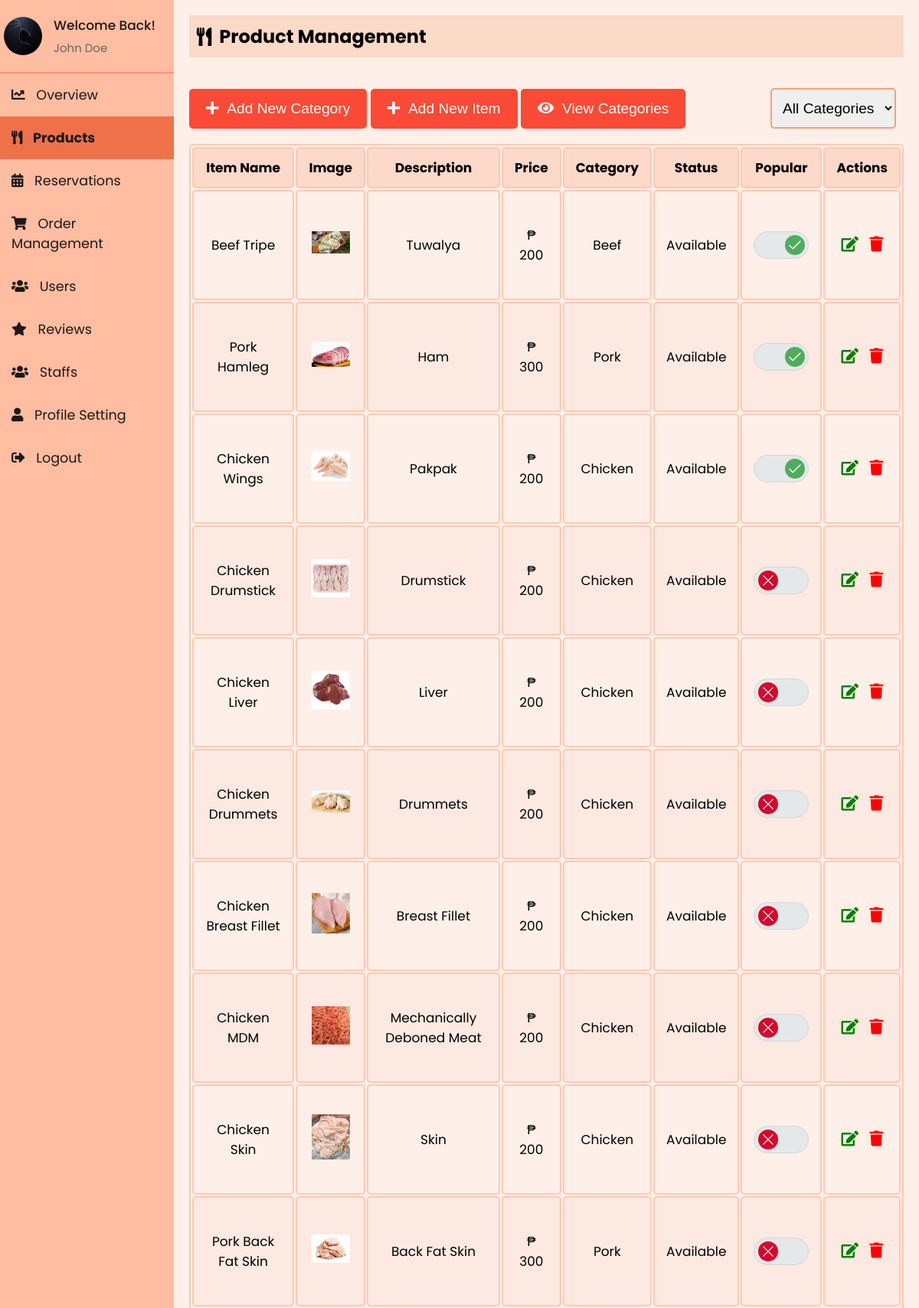
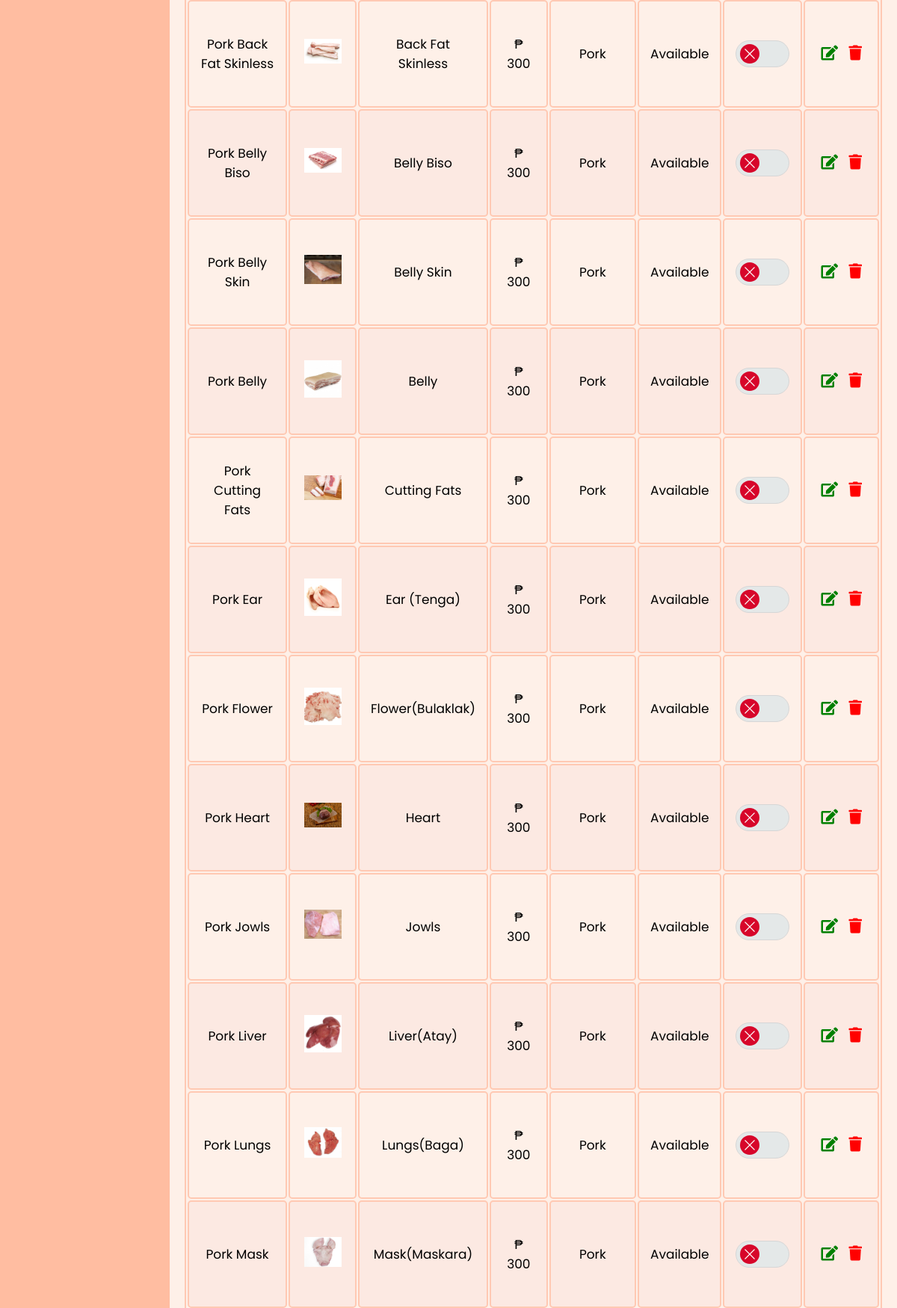
Page /admin/admin_menu.php (signed in, upper part) on the committed database (2 pictures, top to bottom).
### tables this page shows
CREATE TABLE `staff` (
  `id` int(11) NOT NULL,
  `firstName` varchar(50) NOT NULL,
  `lastName` varchar(50) NOT NULL,
  `email` varchar(100) NOT NULL,
  `contact` varchar(15) DEFAULT NULL,
  `role` enum('superadmin','admin','delivery boy','waiter') NOT NULL,
  `password` varchar(255) NOT NULL,
  `createdAt` timestamp NOT NULL DEFAULT current_timestamp(),
  `updatedAt` timestamp NOT NULL DEFAULT current_timestamp() ON UPDATE current_timestamp(),
  `profile_image` varchar(255) NOT NULL DEFAULT 'default.jpg'
);

CREATE TABLE `menuitem` (
  `itemId` int(11) NOT NULL,
  `itemName` varchar(255) NOT NULL,
  `catName` varchar(255) NOT NULL,
  `price` varchar(255) NOT NULL,
  `status` enum('Available','Unavailable','','') NOT NULL DEFAULT 'Available',
  `description` varchar(255) NOT NULL,
  `image` varchar(255) NOT NULL,
  `dateCreated` timestamp NOT NULL DEFAULT current_timestamp(),
  `updatedDate` datetime NOT NULL,
  `is_popular` tinyint(1) DEFAULT 0
);

### admin/sidebar.php (called while the page is built, shortened)
<?php
include 'db_connection.php';
$admin_email = isset($_SESSION['email']) ? $_SESSION['email'] : '';
function getAdminInfo($email)
{
  global $conn;
  $stmt = $conn->prepare("SELECT firstName, lastName, email, profile_image FROM staff WHERE email = ?");
  $stmt->bind_param("s", $email);
  $stmt->execute();
  $stmt->bind_result($firstName, $lastName, $email,  $profile_image);
  return [
    'firstName' => $firstName ?: '',
    'lastName' => $lastName ?: '',
    'email' => $email ?: '',
    'profile_image' => $profile_image ?: 'default.jpg'
  ];
}
$admin_info = getAdminInfo($admin_email);
?>

### admin/admin_menu.php (the view, shortened to what this page needs)
<?php
include 'db_connection.php';
?>
<?php
include 'sidebar.php';
?>
<!DOCTYPE html>
<html lang="en">
<head>
    <link rel="stylesheet" href="https://cdnjs.cloudflare.com/ajax/libs/font-awesome/5.15.3/css/all.min.css">
    <link rel="stylesheet" href="sidebar.css">
    <link rel="stylesheet" href="admin_menu.css">
</head>
<body>
    <div class="sidebar">
        <div class="profile-section">
            <img src="../uploads/<?php echo htmlspecialchars($admin_info['profile_image']); ?>" alt="Profile Picture">
            <div class="info">
                <h3>Welcome Back!</h3>
                <p><?php echo htmlspecialchars($admin_info['firstName']) . ' ' . htmlspecialchars($admin_info['lastName']); ?></p>
            </div>
        </div>
        <ul>
            <li><a href="index.php"><i class="fas fa-chart-line"></i> Overview</a></li>
            <li><a href="admin_menu.php" class="active"><i class="fas fa-utensils"></i> Products</a></li>
            <li><a href="reservations.php"><i class="fas fa-calendar-alt"></i> Reservations</a></li>
            <li><a href="admin_orders.php"><i class="fas fa-shopping-cart"></i> Order Management</a></li>
            <li><a href="users.php"><i class="fas fa-users"></i> Users</a></li>
            <li><a href="reviews.php"><i class="fas fa-star"></i> Reviews</a></li>
            <li><a href="staffs.php"><i class="fas fa-users"></i> Staffs</a></li>
            <li><a href="profile.php"><i class="fas fa-user"></i> Profile Setting</a></li>
            <li><a href="logout.php"><i class="fas fa-sign-out-alt"></i> Logout</a></li>
        </ul>
    </div>
    <div class="content">
        <div class="header">
            <h2><i class="fas fa-utensils"></i> Product Management</h2>
        </div>
        <div class="modal-row">
            <div>
                <button onclick="openModal()"><i class="fas fa-plus"></i> &nbsp;Add New Category</button>
                <button onclick="openItemModal()"> <i class="fas fa-plus"></i> &nbsp;Add New Item</button>
                <button onclick="openViewCategoryModal()"> <i class="fas fa-eye"></i> &nbsp;View Categories</button>
            </div>
            <div class="search-bar ">
                <select id="categoryFilter" onchange="filterCategories()">
                    <option value="">All Categories</option>
                </select>
            </div>
        </div>
        <table id="menuTable">
            <thead>
                <tr>
                    <th>Item Name</th>
                    <th>Image</th>
                    <th>Description</th>
                    <th>Price</th>
                    <th>Category</th>
                    <th>Status</th>
                    <th>Popular</th>
                    <th>Actions</th>
                </tr>
            </thead>
            <tbody>
                <?php
                include 'db_connection.php';
                $sql = "SELECT * FROM menuitem";
                $result = mysqli_query($conn, $sql);
                if (mysqli_num_rows($result) > 0) {
                    while ($row = mysqli_fetch_assoc($result)) {
                        $isPopularChecked = $row['is_popular'] ? 'checked' : '';
                        echo "<tr data-category='{$row['catName']}'>
                <td>{$row['itemName']}</td>
                <td><img src='../uploads/{$row['image']}' alt='{$row['itemName']}' width='50'></td>
                <td>{$row['description']}</td>
                <td>₱ {$row['price']}</td>
                <td>{$row['catName']}</td>
                <td>{$row['status']}</td>
                <td>
                    <div class='toggler'>
                        <input id='toggler-{$row['itemId']}' name='toggler-{$row['itemId']}' type='checkbox' value='1' $isPopularChecked onchange='togglePopular({$row['itemId']}, this)'>
                        <label for='toggler-{$row['itemId']}'>
                            <svg class='toggler-on' version='1.1' xmlns='http://www.w3.org/2000/svg' viewBox='0 0 130.2 130.2'>
                                <polyline class='path check' points='100.2,40.2 51.5,88.8 29.8,67.5'></polyline>
                            </svg>
                            <svg class='toggler-off' version='1.1' xmlns='http://www.w3.org/2000/svg' viewBox='0 0 130.2 130.2'>
                                <line class='path line' x1='34.4' y1='34.4' x2='95.8' y2='95.8'></line>
                                <line class='path line' x1='95.8' y1='34.4' x2='34.4' y2='95.8'></line>
                            </svg>
                        </label>
                    </div>
                </td>
                <td>
                    <button id='editbtn' onclick='openEditItemModal(this)' data-itemid='{$row['itemId']}' data-itemname='{$row['itemName']}' data-description='{$row['description']}' data-price='{$row['price']}' data-image='{$row['image']}' data-category='{$row['catName']}' data-status='{$row['status']}'><i class='fas fa-edit'></i></button>
                    <button id='deletebtn'  onclick=\"deleteItem('" . $row["itemId"] . "')\"><i class='fas fa-trash'></i></button>
                </td>
              </tr>";
                    }
                } else {
                    echo "<tr><td colspan='8' style='text-align: center;'>No menu items found</td></tr>";
                }
                ?>
            </tbody>
        </table>
    </div>
</body>
</html>

### admin/sidebar.css (style rules this page uses)
* { margin: 0; padding: 0; box-sizing: border-box; }
body { background: #fef0e8; font-family: "Poppins", sans-serif; display: flex; flex-direction: row; margin: 0; }
.sidebar { width: 250px; background-color: #ffbda1; color: #1d1818; overflow: auto; position: relative; min-height: 100vh; font-size: 1.1rem }
.sidebar ul li a { display: block; padding: 15px; text-decoration: none; color: #1d1818; transition: background-color 0.3s; }
.sidebar ul li a.active { background-color:#ee7149; font-weight: bold; }
.sidebar ul li a i { margin-right: 10px; }
.sidebar ul { list-style-type: none; padding: 0; }
.content { flex: 1; padding: 20px; }
.header { padding: 10px; background-color: #fbdac7; margin-bottom: 20px; display: flex; align-items: center; }
.header h2 { display: flex; align-items: center; }
.header h2 i { margin-right: 10px; }
.profile-section { padding: 20px 5px 20px 5px; display: flex; align-items: center; border-bottom: 2px solid rgba(253, 108, 77, 0.5); }
.profile-section img { width: 50px; height: 50px; border-radius: 50%; margin-right: 15px; }
.profile-section .info { flex-grow: 1; }
.profile-section .info h3 { margin: 0; font-size: 17px; font-weight: 500; }
.profile-section .info p { margin: 5px 0 0; font-size: 15px; color: #666; }
.sidebar ul li a.active { font-weight: bold; }

### admin/admin_menu.css (style rules this page uses)
* { margin: 0; padding: 0; }
body { background: #fef0e8; font-family: "Poppins", sans-serif; margin: 0; }
.content { flex: 1; padding: 20px; margin-bottom: 40px; }
table { width: 100%; border: 2px solid #ffc9b3; font-size: 17px; text-align: center; cursor: pointer; border-radius: 5px; }
table th, table td { padding: 12px 15px; border: 2px solid #ffc9b3; border-radius: 5px; }
table th { background-color: #fdd9c9; }
table tr:nth-of-type(even) { background-color: #fce9e2; }
.header { padding: 10px; background-color: #fbdac7; margin-bottom: 20px; display: flex; align-items: center; }
.modal-row { margin: 40px 0 20px 0; display: flex; align-items: center; justify-content: space-between; }
#editbtn, #deletebtn { font-size: 20px; background: none; border: none; padding: 0 0 0 0; outline: none; cursor: pointer; padding: 0 5px 0 5px; }
#editbtn { color: green; }
#deletebtn { color: red; }
.search-bar select, .search-bar button { padding: 13px 10px; margin-right: 10px; font-size: 1.2rem; border-radius: 5px; border: 2px solid #f4a178; cursor: pointer; outline: none; }
button { background-color: #fb4a36; color: white; border: 2px solid #fb4a36; padding: 13px 20px; cursor: pointer; border-radius: 5px; transition: all 0.3s ease; font-size: 1.2rem; }
.toggler { width: 72px; margin: 40px auto; }
.toggler label { display: block; position: relative; width: 72px; height: 36px; border: 1px solid #d6d6d6; border-radius: 36px; background: #e4e8e8; cursor: pointer; }
.toggler label::after { display: block; border-radius: 100%; background-color: #d7062a; content: ''; animation-name: toggler-size; animation-duration: 0.15s; animation-timing-function: ease-out; animation-direction: forwards; animation-iteration-count: 1; animation-play-state: running; }
.toggler label::after, .toggler label .toggler-on, .toggler label .toggler-off { position: absolute; top: 50%; left: 25%; width: 26px; height: 26px; transform: translateY(-50%) translateX(-50%); transition: left 0.15s ease-in-out, background-color 0.2s ease-out, width 0.15s ease-in-out, height 0.15s ease-in-out, opacity 0.15s ease-in-out; }
.toggler input:checked+label::after, .toggler input:checked+label .toggler-on, .toggler input:checked+label .toggler-off { left: 75%; }
.toggler input:checked+label::after { background-color: #50ac5d; animation-name: toggler-size2; }
.toggler .toggler-on, .toggler .toggler-off { opacity: 1; z-index: 2; }

### rows in the picture
staff: profile_image (picture), firstName "John", lastName "Doe"
menuitem: itemName "Beef Tripe", image+itemName (picture), description "Tuwalya", price "200", catName "Beef", status "Available"
menuitem: itemName "Pork Hamleg", image (picture), description "Ham", price "300", catName "Pork", status "Available"
menuitem: itemName "Chicken Wings", image+itemName (picture), description "Pakpak", price "200", catName "Chicken", status "Available"
menuitem: itemName "Chicken Drumstick", image+itemName (picture), description "Drumstick", price "200", catName "Chicken", status "Available"
menuitem: itemName "Chicken Liver", image+itemName (picture), description "Liver", price "200", catName "Chicken", status "Available"
menuitem: itemName "Chicken Drummets", image (picture), description "Drummets", price "200", catName "Chicken", status "Available"
menuitem: itemName "Chicken Breast Fillet", image+itemName (picture), description "Breast Fillet", price "200", catName "Chicken", status "Available"
menuitem: itemName "Chicken MDM", image (picture), description "Mechanically Deboned Meat", price "200", catName "Chicken", status "Available"
menuitem: itemName "Chicken Skin", image+itemName (picture), description "Skin", price "200", catName "Chicken", status "Available"
menuitem: itemName "Pork Back Fat Skin", image (picture), description "Back Fat Skin", price "300", catName "Pork", status "Available"
menuitem: itemName "Pork Back Fat Skinless", image (picture), description "Back Fat Skinless", price "300", catName "Pork", status "Available"
menuitem: itemName "Pork Belly Biso", image+itemName (picture), description "Belly Biso", price "300", catName "Pork", status "Available"
menuitem: itemName "Pork Belly Skin", image+itemName (picture), description "Belly Skin", price "300", catName "Pork", status "Available"
menuitem: itemName "Pork Belly", image+itemName (picture), description "Belly", price "300", catName "Pork", status "Available"
menuitem: itemName "Pork Cutting Fats", image+itemName (picture), description "Cutting Fats", price "300", catName "Pork", status "Available"
menuitem: itemName "Pork Ear", image+itemName (picture), description "Ear (Tenga)", price "300", catName "Pork", status "Available"
menuitem: itemName "Pork Flower", image (picture), description "Flower(Bulaklak)", price "300", catName "Pork", status "Available"
menuitem: itemName "Pork Heart", image+itemName (picture), description "Heart", price "300", catName "Pork", status "Available"
menuitem: itemName "Pork Jowls", image (picture), description "Jowls", price "300", catName "Pork", status "Available"
menuitem: itemName "Pork Liver", image+itemName (picture), description "Liver(Atay)", price "300", catName "Pork", status "Available"
menuitem: itemName "Pork Lungs", image+itemName (picture), description "Lungs(Baga)", price "300", catName "Pork", status "Available"
menuitem: itemName "Pork Mask", image+itemName (picture), description "Mask(Maskara)", price "300", catName "Pork", status "Available"
